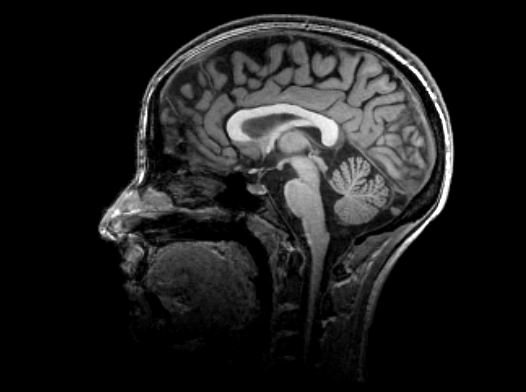
%> input picture Practica2/images/mr1.png, 526 x 392 px
$ octave Exercise3.m   (GNU Octave 9; MATLAB toolbox functions it lacks are replaced by stand-ins)
%> lines starting %> are read from the running program, lines starting %| are printed output that depends on the picture
%> further down, im is the input picture: size 392x526x3 uint8; min 0, max 255, mean 30.1
### Practica2/transform.m
function outputImg = transform(inputImg, translation, rotationAngle, scale)
%> called with translation = [10 10], rotationAngle = 90, scale = 1.5
    im = imtranslate(inputImg, translation);
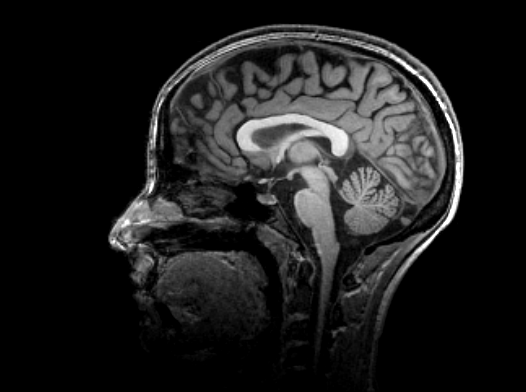
%> im: size 392x526x3 uint8; min 0, max 255, mean 30.1; mean of the top-left, top-right, bottom-left and bottom-right quarters 21.1, 60.5, 15.9, 23.1
    im = imrotate(im, rotationAngle);
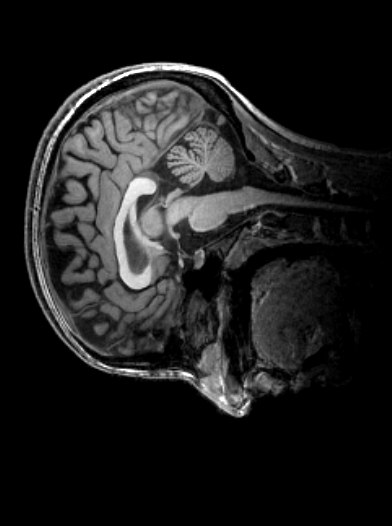
%> im: size 526x392x3 uint8; min 0, max 255, mean 30.1; mean of the top-left, top-right, bottom-left and bottom-right quarters 60.5, 23.1, 21.1, 15.9
    im = imresize(im, scale);
%> im: size 789x588x3 uint8
    outputImg = im;
end

### Practica2/interpolate.m
function outputIm = interpolate(im, factor)
%> called with factor = 2
    factor = 1/factor;
    im = rgb2gray(im);
%> im: size 392x526 uint8
    im = im2double(im);
%> im: size 392x526 double
    imSize =  size(im);
%> imSize = [392 526]
    [x y] = meshgrid(1:imSize(2), 1:imSize(1));
    [xi yi] = meshgrid(1:factor:imSize(2), 1:factor:imSize(1));
    outputIm = interp2(x,y,im,xi,yi,'linear');
end

### Practica2/Exercise3.m
im = imread("./images/mr1.png");

transformedIm = transform(im, [10,10], 90, 1.5);

imshow(transformedIm);

interpolatedIm = interpolate(im, 2);

imshow(interpolatedIm);
